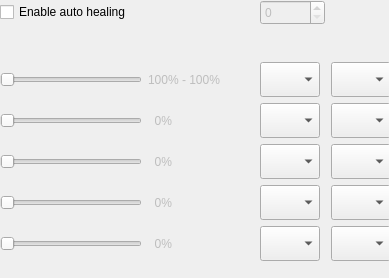
     <widget class="QWidget" name="_3_healingPage">
      <property name="maximumSize">
       <size>
        <width>389</width>
        <height>278</height>
       </size>
      </property>
      <widget class="QWidget" name="gridLayoutWidget_3">
       <property name="geometry">
        <rect>
         <x>0</x>
         <y>0</y>
         <width>391</width>
         <height>281</height>
        </rect>
       </property>
       <property name="sizePolicy">
        <sizepolicy hsizetype="Fixed" vsizetype="Preferred">
         <horstretch>0</horstretch>
         <verstretch>0</verstretch>
        </sizepolicy>
       </property>
       <property name="minimumSize">
        <size>
         <width>40</width>
         <height>0</height>
        </size>
       </property>
       <layout class="QGridLayout" name="gridLayout_4">
        <item row="2" column="1" rowspan="2">
         <widget class="QLabel" name="_3_label_1">
          <property name="enabled">
           <bool>false</bool>
          </property>
          <property name="sizePolicy">
           <sizepolicy hsizetype="Expanding" vsizetype="Expanding">
            <horstretch>0</horstretch>
            <verstretch>0</verstretch>
           </sizepolicy>
          </property>
          <property name="minimumSize">
           <size>
            <width>65</width>
            <height>35</height>
           </size>
          </property>
          <property name="maximumSize">
           <size>
            <width>16777215</width>
            <height>25</height>
           </size>
          </property>
          <property name="text">
           <string>100% - 100%</string>
          </property>
         </widget>
        </item>
        <item row="5" column="0">
         <widget class="QSlider" name="_3_horizontalSlider_3">
          <property name="enabled">
           <bool>false</bool>
          </property>
          <property name="sizePolicy">
           <sizepolicy hsizetype="Expanding" vsizetype="Expanding">
            <horstretch>0</horstretch>
            <verstretch>0</verstretch>
           </sizepolicy>
          </property>
          <property name="minimumSize">
           <size>
            <width>142</width>
            <height>35</height>
           </size>
          </property>
          <property name="maximumSize">
           <size>
            <width>16777215</width>
            <height>25</height>
           </size>
          </property>
          <property name="maximum">
           <number>100</number>
          </property>
          <property name="orientation">
           <enum>Qt::Horizontal</enum>
          </property>
         </widget>
        </item>
        <item row="0" column="2">
         <widget class="QSpinBox" name="_3_spinGetNumberOfMethodes">
          <property name="enabled">
           <bool>false</bool>
          </property>
          <property name="sizePolicy">
           <sizepolicy hsizetype="Fixed" vsizetype="Minimum">
            <horstretch>0</horstretch>
            <verstretch>0</verstretch>
           </sizepolicy>
          </property>
          <property name="minimumSize">
           <size>
            <width>65</width>
            <height>25</height>
           </size>
          </property>
          <property name="maximumSize">
           <size>
            <width>16777215</width>
            <height>16777215</height>
           </size>
          </property>
         </widget>
        </item>
        <item row="7" column="3">
         <widget class="QComboBox" name="_3_comboBox_5">
          <property name="sizePolicy">
           <sizepolicy hsizetype="Expanding" vsizetype="Fixed">
            <horstretch>0</horstretch>
            <verstretch>0</verstretch>
           </sizepolicy>
          </property>
          <property name="minimumSize">
           <size>
            <width>60</width>
            <height>35</height>
           </size>
          </property>
          <property name="maximumSize">
           <size>
            <width>60</width>
            <height>25</height>
           </size>
          </property>
         </widget>
        </item>
        <item row="6" column="0">
         <widget class="QSlider" name="_3_horizontalSlider_4">
          <property name="enabled">
           <bool>false</bool>
          </property>
          <property name="sizePolicy">
           <sizepolicy hsizetype="Expanding" vsizetype="Expanding">
            <horstretch>0</horstretch>
            <verstretch>0</verstretch>
           </sizepolicy>
          </property>
          <property name="minimumSize">
           <size>
            <width>142</width>
            <height>35</height>
           </size>
          </property>
          <property name="maximumSize">
           <size>
            <width>16777215</width>
            <height>25</height>
           </size>
          </property>
          <property name="maximum">
           <number>100</number>
          </property>
          <property name="orientation">
           <enum>Qt::Horizontal</enum>
          </property>
         </widget>
        </item>
        <item row="4" column="0">
         <widget class="QSlider" name="_3_horizontalSlider_2">
          <property name="enabled">
           <bool>false</bool>
          </property>
          <property name="sizePolicy">
           <sizepolicy hsizetype="Expanding" vsizetype="Expanding">
            <horstretch>0</horstretch>
            <verstretch>0</verstretch>
           </sizepolicy>
          </property>
          <property name="minimumSize">
           <size>
            <width>142</width>
            <height>35</height>
           </size>
          </property>
          <property name="maximumSize">
           <size>
            <width>16777215</width>
            <height>25</height>
           </size>
          </property>
          <property name="maximum">
           <number>100</number>
          </property>
          <property name="orientation">
           <enum>Qt::Horizontal</enum>
          </property>
         </widget>
        </item>
        <item row="7" column="0">
         <widget class="QSlider" name="_3_horizontalSlider_5">
          <property name="enabled">
           <bool>false</bool>
          </property>
          <property name="sizePolicy">
           <sizepolicy hsizetype="Expanding" vsizetype="Expanding">
            <horstretch>0</horstretch>
            <verstretch>0</verstretch>
           </sizepolicy>
          </property>
          <property name="minimumSize">
           <size>
            <width>142</width>
            <height>35</height>
           </size>
          </property>
          <property name="maximumSize">
           <size>
            <width>16777215</width>
            <height>25</height>
           </size>
          </property>
          <property name="maximum">
           <number>100</number>
          </property>
          <property name="orientation">
           <enum>Qt::Horizontal</enum>
          </property>
         </widget>
        </item>
        <item row="6" column="1">
         <widget class="QLabel" name="_3_label_4">
          <property name="enabled">
           <bool>false</bool>
          </property>
          <property name="sizePolicy">
           <sizepolicy hsizetype="Expanding" vsizetype="Expanding">
            <horstretch>0</horstretch>
            <verstretch>0</verstretch>
           </sizepolicy>
          </property>
          <property name="minimumSize">
           <size>
            <width>65</width>
            <height>35</height>
           </size>
          </property>
          <property name="maximumSize">
           <size>
            <width>16777215</width>
            <height>25</height>
           </size>
          </property>
          <property name="text">
           <string>  0%</string>
          </property>
         </widget>
        </item>
        <item row="2" column="2" rowspan="2">
         <widget class="QComboBox" name="_3_shortKey_1">
          <property name="sizePolicy">
           <sizepolicy hsizetype="Expanding" vsizetype="Fixed">
            <horstretch>0</horstretch>
            <verstretch>0</verstretch>
           </sizepolicy>
          </property>
          <property name="minimumSize">
           <size>
            <width>60</width>
            <height>35</height>
           </size>
          </property>
          <property name="maximumSize">
           <size>
            <width>60</width>
            <height>25</height>
           </size>
          </property>
         </widget>
        </item>
        <item row="7" column="1">
         <widget class="QLabel" name="_3_label_5">
          <property name="enabled">
           <bool>false</bool>
          </property>
          <property name="sizePolicy">
           <sizepolicy hsizetype="Expanding" vsizetype="Expanding">
            <horstretch>0</horstretch>
            <verstretch>0</verstretch>
           </sizepolicy>
          </property>
          <property name="minimumSize">
           <size>
            <width>65</width>
            <height>35</height>
           </size>
          </property>
          <property name="maximumSize">
           <size>
            <width>16777215</width>
            <height>25</height>
           </size>
          </property>
          <property name="text">
           <string>  0%</string>
          </property>
         </widget>
        </item>
        <item row="6" column="2">
         <widget class="QComboBox" name="_3_shortKey_4">
          <property name="sizePolicy">
           <sizepolicy hsizetype="Expanding" vsizetype="Fixed">
            <horstretch>0</horstretch>
            <verstretch>0</verstretch>
           </sizepolicy>
          </property>
          <property name="minimumSize">
           <size>
            <width>60</width>
            <height>35</height>
           </size>
          </property>
          <property name="maximumSize">
           <size>
            <width>60</width>
            <height>25</height>
           </size>
          </property>
         </widget>
        </item>
        <item row="1" column="1">
         <spacer name="verticalSpacer_4">
          <property name="orientation">
           <enum>Qt::Vertical</enum>
          </property>
          <property name="sizeType">
           <enum>QSizePolicy::MinimumExpanding</enum>
          </property>
          <property name="sizeHint" stdset="0">
           <size>
            <width>20</width>
            <height>10</height>
           </size>
          </property>
         </spacer>
        </item>
        <item row="5" column="1">
         <widget class="QLabel" name="_3_label_3">
          <property name="enabled">
           <bool>false</bool>
          </property>
          <property name="sizePolicy">
           <sizepolicy hsizetype="Expanding" vsizetype="Expanding">
            <horstretch>0</horstretch>
            <verstretch>0</verstretch>
           </sizepolicy>
          </property>
          <property name="minimumSize">
           <size>
            <width>65</width>
            <height>35</height>
           </size>
          </property>
          <property name="maximumSize">
           <size>
            <width>16777215</width>
            <height>25</height>
           </size>
          </property>
          <property name="text">
           <string>  0%</string>
          </property>
         </widget>
        </item>
        <item row="0" column="0" colspan="2">
         <widget class="QCheckBox" name="_3_enableAutoHealing">
          <property name="sizePolicy">
           <sizepolicy hsizetype="Fixed" vsizetype="Fixed">
            <horstretch>0</horstretch>
            <verstretch>0</verstretch>
           </sizepolicy>
          </property>
          <property name="minimumSize">
           <size>
            <width>142</width>
            <height>0</height>
           </size>
          </property>
          <property name="text">
           <string>Enable auto healing</string>
          </property>
         </widget>
        </item>
        <item row="5" column="3">
         <widget class="QComboBox" name="_3_comboBox_3">
          <property name="sizePolicy">
           <sizepolicy hsizetype="Expanding" vsizetype="Fixed">
            <horstretch>0</horstretch>
            <verstretch>0</verstretch>
           </sizepolicy>
          </property>
          <property name="minimumSize">
           <size>
            <width>60</width>
            <height>35</height>
           </size>
          </property>
          <property name="maximumSize">
           <size>
            <width>60</width>
            <height>25</height>
           </size>
          </property>
         </widget>
        </item>
        <item row="2" column="0" rowspan="2">
         <widget class="QSlider" name="_3_horizontalSlider_1">
          <property name="enabled">
           <bool>false</bool>
          </property>
          <property name="sizePolicy">
           <sizepolicy hsizetype="Expanding" vsizetype="Expanding">
            <horstretch>0</horstretch>
            <verstretch>0</verstretch>
           </sizepolicy>
          </property>
          <property name="minimumSize">
           <size>
            <width>142</width>
            <height>35</height>
           </size>
          </property>
          <property name="maximumSize">
           <size>
            <width>16777215</width>
            <height>25</height>
           </size>
          </property>
          <property name="maximum">
           <number>100</number>
          </property>
          <property name="orientation">
           <enum>Qt::Horizontal</enum>
          </property>
         </widget>
        </item>
        <item row="7" column="2">
         <widget class="QComboBox" name="_3_shortKey_5">
          <property name="sizePolicy">
           <sizepolicy hsizetype="Expanding" vsizetype="Fixed">
            <horstretch>0</horstretch>
            <verstretch>0</verstretch>
           </sizepolicy>
          </property>
          <property name="minimumSize">
           <size>
            <width>60</width>
            <height>35</height>
           </size>
          </property>
          <property name="maximumSize">
           <size>
            <width>60</width>
            <height>25</height>
           </size>
          </property>
         </widget>
        </item>
        <item row="6" column="3">
         <widget class="QComboBox" name="_3_comboBox_4">
          <property name="sizePolicy">
           <sizepolicy hsizetype="Expanding" vsizetype="Fixed">
            <horstretch>0</horstretch>
            <verstretch>0</verstretch>
           </sizepolicy>
          </property>
          <property name="minimumSize">
           <size>
            <width>60</width>
            <height>35</height>
           </size>
          </property>
          <property name="maximumSize">
           <size>
            <width>60</width>
            <height>25</height>
           </size>
          </property>
         </widget>
        </item>
        <item row="4" column="3">
         <widget class="QComboBox" name="_3_comboBox_2">
          <property name="sizePolicy">
           <sizepolicy hsizetype="Expanding" vsizetype="Fixed">
            <horstretch>0</horstretch>
            <verstretch>0</verstretch>
           </sizepolicy>
          </property>
          <property name="minimumSize">
           <size>
            <width>60</width>
            <height>35</height>
           </size>
          </property>
          <property name="maximumSize">
           <size>
            <width>60</width>
            <height>25</height>
           </size>
          </property>
          <property name="maxVisibleItems">
           <number>99</number>
          </property>
          <property name="sizeAdjustPolicy">
           <enum>QComboBox::AdjustToMinimumContentsLengthWithIcon</enum>
          </property>
          <property name="minimumContentsLength">
           <number>150</number>
          </property>
         </widget>
        </item>
        <item row="4" column="2">
         <widget class="QComboBox" name="_3_shortKey_2">
          <property name="sizePolicy">
           <sizepolicy hsizetype="Expanding" vsizetype="Fixed">
            <horstretch>0</horstretch>
            <verstretch>0</verstretch>
           </sizepolicy>
          </property>
          <property name="minimumSize">
           <size>
            <width>60</width>
            <height>35</height>
           </size>
          </property>
          <property name="maximumSize">
           <size>
            <width>60</width>
            <height>25</height>
           </size>
          </property>
         </widget>
        </item>
        <item row="5" column="2">
         <widget class="QComboBox" name="_3_shortKey_3">
          <property name="sizePolicy">
           <sizepolicy hsizetype="Expanding" vsizetype="Fixed">
            <horstretch>0</horstretch>
            <verstretch>0</verstretch>
           </sizepolicy>
          </property>
          <property name="minimumSize">
           <size>
            <width>60</width>
            <height>35</height>
           </size>
          </property>
          <property name="maximumSize">
           <size>
            <width>60</width>
            <height>25</height>
           </size>
          </property>
         </widget>
        </item>
        <item row="2" column="3" rowspan="2">
         <widget class="QComboBox" name="_3_comboBox">
          <property name="sizePolicy">
           <sizepolicy hsizetype="Expanding" vsizetype="Fixed">
            <horstretch>0</horstretch>
            <verstretch>0</verstretch>
           </sizepolicy>
          </property>
          <property name="minimumSize">
           <size>
            <width>60</width>
            <height>35</height>
           </size>
          </property>
          <property name="maximumSize">
           <size>
            <width>60</width>
            <height>25</height>
           </size>
          </property>
          <property name="currentIndex">
           <number>-1</number>
          </property>
         </widget>
        </item>
        <item row="4" column="1">
         <widget class="QLabel" name="_3_label_2">
          <property name="enabled">
           <bool>false</bool>
          </property>
          <property name="sizePolicy">
           <sizepolicy hsizetype="Expanding" vsizetype="Expanding">
            <horstretch>0</horstretch>
            <verstretch>0</verstretch>
           </sizepolicy>
          </property>
          <property name="minimumSize">
           <size>
            <width>65</width>
            <height>35</height>
           </size>
          </property>
          <property name="maximumSize">
           <size>
            <width>16777215</width>
            <height>25</height>
           </size>
          </property>
          <property name="text">
           <string>  0%</string>
          </property>
         </widget>
        </item>
        <item row="8" column="1">
         <spacer name="verticalSpacer_6">
          <property name="orientation">
           <enum>Qt::Vertical</enum>
          </property>
          <property name="sizeType">
           <enum>QSizePolicy::MinimumExpanding</enum>
          </property>
          <property name="sizeHint" stdset="0">
           <size>
            <width>20</width>
            <height>10</height>
           </size>
          </property>
         </spacer>
        </item>
       </layout>
      </widget>
     </widget>
